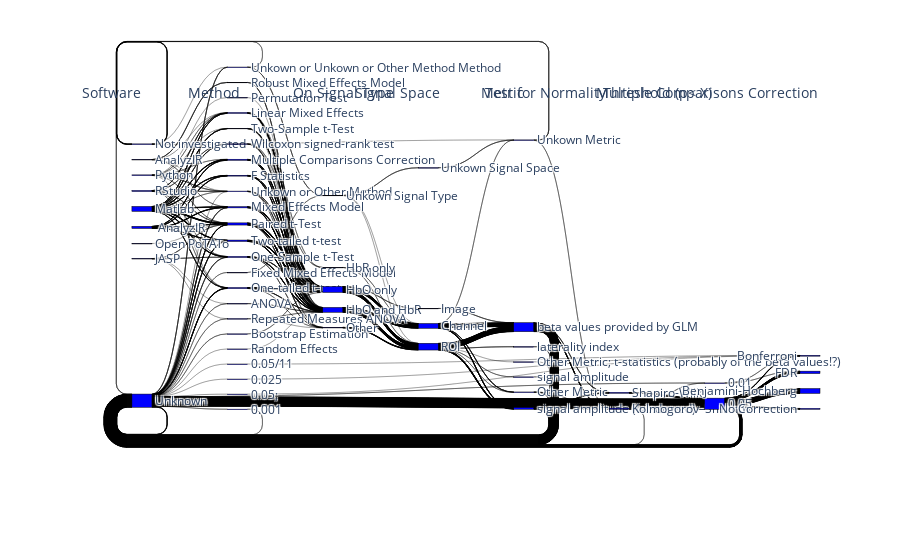

Here is the notebook cell this chart was saved with:
### Markdown cell above
**Plot StatAnalysis Sankey Diagram**

### Code cell
fig = go.Figure(data=[go.Sankey(
    node=dict(
        pad=15,
        thickness=20,
        line=dict(color='black', width=0.5),
        label=list(node_indices.keys()),
        color='blue'
    ),
    link=dict(
        source=source,
        target=target,
        value=value,
    )
)])
layout=go.Layout(
        autosize=False,
        width=1000,
        height=800,
    )

# uses column_list from above and removes the "Stat Analysis: " prefix
column_labels = [x.replace('Stat Analysis: ', '') for x in column_list]

# Calculate the x position for each column's label.
# This is a rough approximation and may need to be adjusted based on the exact look of your Sankey diagram.
x_positions = [i / (len(column_labels) - 1) for i in range(len(column_labels))]

annotations = [
    dict(
        x=x,
        y=1.05,  # Adjust the y-coordinate as per desired placement
        xref='paper',
        yref='paper',
        text=label,
        showarrow=False,
        font=dict(size=14)
    ) for x, label in zip(x_positions, column_labels)
]

# Update the layout with annotations
fig.update_layout(annotations=annotations)
fig.show()
plot(fig, filename='figs/sankey_statanalysis.html')

### Figure 1 — Plotly figure (JSON) as saved in the notebook; plotly's stock layout.template omitted (floating-point values rounded to 4 significant figures; data arrays with more than 128 entries replaced by an {"elided": "..."} marker saying what was removed)
{"data": [{"link": {"source": {"elided": "1610 int values"}, "target": {"elided": "1610 int values"}, "value": {"elided": "1610 int values"}}, "node": {"color": "blue", "label": ["Open PoTATo", "JASP", "Unknown", "RStudio", "Matlab", "AnalyzIR", " AnalyzIR", "Python", "Not investigated", "Paired t-Test", "One-Sample t-Test", "Repeated Measures ANOVA", "Fixed Mixed Effects Model", "Mixed Effects Model", "ANOVA", "Two-tailed t-test", "Linear Mixed Effects", "One-tailed t-test", "Unkown or Other Method", "Unkown or Unkown or Other Method Method", "Multiple Comparisons Correction", "Two-Sample t-Test", "Robust Mixed Effects Model", "Random Effects", "Wilcoxon signed-rank test", "F Statistics", "Bootstrap Estimation", "Permutation Test", "HbO only", "HbO and HbR", "Unkown Signal Type", "Other", "HbR only", "Channel", "ROI", "Unkown Signal Space", "Image", "signal amplitude (windowed)", "beta values provided by GLM", "Other Metric", "signal amplitude ", "Unkown Metric", "Other Metric; t-statistics (probably of the beta values!?)", "laterality index", "Shapiro-Wilk", "Kolmogorov–Smirnov", "0.05/11", "0.05", "0.01", "0.025", "0.05;", "0.001", "Bonferroni", "FDR", "No Correction", "Benjamini-Hochberg"], "line": {"color": "black", "width": 0.5}, "pad": 15, "thickness": 20}, "type": "sankey"}], "layout": {"annotations": [{"font": {"size": 14}, "showarrow": false, "text": "Software", "x": 0, "xref": "paper", "y": 1.05, "yref": "paper"}, {"font": {"size": 14}, "showarrow": false, "text": "Method", "x": 0.1429, "xref": "paper", "y": 1.05, "yref": "paper"}, {"font": {"size": 14}, "showarrow": false, "text": "On Signal Type", "x": 0.2857, "xref": "paper", "y": 1.05, "yref": "paper"}, {"font": {"size": 14}, "showarrow": false, "text": "Signal Space", "x": 0.4286, "xref": "paper", "y": 1.05, "yref": "paper"}, {"font": {"size": 14}, "showarrow": false, "text": "Metric", "x": 0.5714, "xref": "paper", "y": 1.05, "yref": "paper"}, {"font": {"size": 14}, "showarrow": false, "text": "Test for Normality", "x": 0.7143, "xref": "paper", "y": 1.05, "yref": "paper"}, {"font": {"size": 14}, "showarrow": false, "text": "Threshold (p< X)", "x": 0.8571, "xref": "paper", "y": 1.05, "yref": "paper"}, {"font": {"size": 14}, "showarrow": false, "text": "Multiple Comparisons Correction", "x": 1, "xref": "paper", "y": 1.05, "yref": "paper"}]}}
